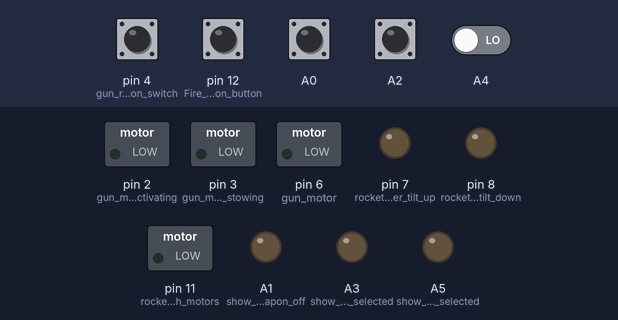
The sketch below on a simulated Arduino Nano, built with avr-gcc and run on an emulated ATmega328P. Shown: switched loads named in the sketch (green lamp = pin HIGH), output pins drawn as LEDs (lit = HIGH). Inputs (shaded band) come from the test bench; at power-on: A0, A2, A4, pin 4 (gun_ready_position_switch), pin 12 (Fire_weapon_button) LOW.

Above: at 1.2 s.
1.3 s: A0 pulsed HIGH 2 times (0.12 s each, 0.3 s apart)
At 1.8 s:
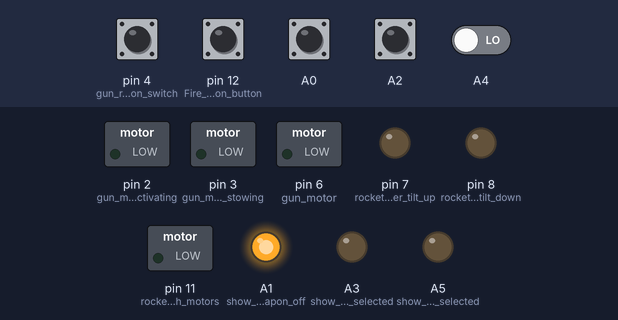
3.4 s: A2 pulsed HIGH 2 times (0.12 s each, 0.3 s apart)
At 4.6 s:
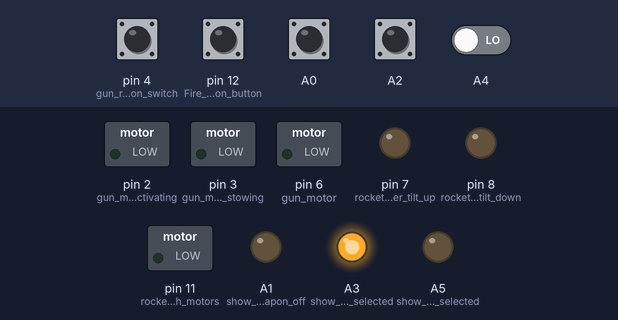
Timing chart, 0 to 6.4 s (numbered marks = the images above; inputs shaded):
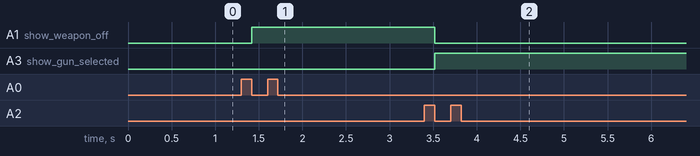

Measured:
- after the input at 1.3 s, A1 (show_weapon_off): LOW → HIGH after 0.12 s
- after the input at 3.4 s, A1 (show_weapon_off): HIGH → LOW after 0.12 s; A3 (show_gun_selected): LOW → HIGH after 0.12 s

The sketch:

Mech_weaponcontrol.ino
```cpp
unsigned int mil;

int gun_status;       // 0 = stowed, 1 = ready
int rocket_status;    // 0 = inactive, 1 = running, 2 = hammer is firing
int pin[13];

int btn_press[3];   // current press state of button. 0=ready, 1=pressed & debouncing, 2=triggered
int btn_delay[3];   // debounce delay time


void setup() {
    // put your setup code here, to run once:

    pin[0] = A0;
    pin[1] = A2;
    pin[2] = A4;

    // Buttons and indicators
    pinMode(pin[0], INPUT);  // Weapon off
    pinMode(A1, OUTPUT);  // show weapon off
    pinMode(pin[1], INPUT);  // Gun select
    pinMode(A3, OUTPUT);  // show gun selected
    pinMode(pin[2], INPUT);  // Rocket select
    pinMode(A5, OUTPUT);  // show rocket selected

    // Weapons
    pinMode(2, OUTPUT);   // gun motor activating
    pinMode(3, OUTPUT);   // gun motor stowing
    pinMode(4, INPUT);    // gun ready position switch
    pinMode(5, INPUT);    // gun stow position switch
    pinMode(6, OUTPUT);   // gun motor

    pinMode(7, OUTPUT);   // rocket launcher tilt up
    pinMode(8, OUTPUT);   // rocket launcher tilt down
    pinMode(9, INPUT);    // rocket at top position switch
    pinMode(10, INPUT);   // rocket at bottom position switch
    pinMode(11, OUTPUT);  // rocket launch motors
    pinMode(A6, INPUT);   // rocket tilt adjustment


    pinMode(12, INPUT);   // Fire weapon button

    // Unused pins
    // pinMode(A7, OUTPUT);
    // pinMode(13, OUTPUT);

}

void loop() {

    mil = millis();


    // check for any three button presses
    for (int i = 0; i < 3; i++)
    {
        if (btn_delay[i] < mil)
        {
            if (btn_press[i] == 0)
            {
                // button is not being pressed, check for press
                if (digitalRead(pin[i]) == HIGH)
                {
                    btn_press[i] = 1;
                    btn_delay[i] = mil + 100;
                }
            } else {
                // button is pressed and delay is over, at this point
                if (digitalRead(pin[i]) == LOW)
                {
                    btn_press[i] = 2;
                    btn_delay[i] = mil + 100;
                }
            }
        }
    }

    if (btn_press[0] == 2)    // Weapons Off button has been triggered
    {
        btn_press[0] = 0;
        if (gun_status > 0) { digitalWrite(6, LOW); move_weapon(3, 5); gun_status = 0; }  // stow the gun, ensure motor is deactivated
        if (rocket_status > 0) { digitalWrite(11, LOW); } // turn off the flywheels
        show_weapon_status();
    }

    if (btn_press[1] == 2)    // Gun button has been triggered
    {
        btn_press[1] = 0;
        move_weapon(2, 4);
        gun_status = 1;
        show_weapon_status();
    }

    if (btn_press[2] == 2)    // Rocket button has been triggered
    {
        btn_press[2] = 0;
        digitalWrite(11, HIGH);   // turn on the flywheels
        delay(3000);
        rocket_status = 1;
        show_weapon_status();
    }


    // This is the place to add the rocket tilt adjustment control, but that is on hold

    // tilt = analogRead(A6)


    if (gun_status == 1)
    {
        if (digitalRead(12) == HIGH)
        {
            digitalWrite(6, HIGH);
        } else {
            digitalWrite(6, LOW);
        }
    }

    if (rocket_status == 1)
    {
        if (digitalRead(12) == HIGH)
        {
            rocket_status = 2;
            show_weapon_status();


            // TODO: make the hammer do its cycle
            // NOTE: rocket_status == 2 is not actually useful at this point, since it is not in a real-time loop

            delay(2000);    // Delay to allow the motors to speed up again
            rocket_status = 0;
            show_weapon_status();
        }
    }
}

void move_weapon(int pin_mo, int pin_sw)
{
    // This function pauses the real-time loop until completed
    unsigned int timeout = millis() + 5;

    digitalWrite(pin_mo, HIGH);
    while ((digitalRead(pin_sw) == LOW) && (timeout < millis()))
    {
        // wait until the gun is aligned or the timeout lapses
    }
    digitalWrite(pin_mo, LOW);
}

void show_weapon_status()
{
    if (gun_status == 1) { digitalWrite(A3, HIGH); } else { digitalWrite(A3, LOW); }
    if (rocket_status == 1) { digitalWrite(A5, HIGH); } else { digitalWrite(A5, LOW); }
    if ((gun_status == 0) && (rocket_status == 0)) { digitalWrite(A1, HIGH); } else { digitalWrite(A1, LOW); }
}
```
